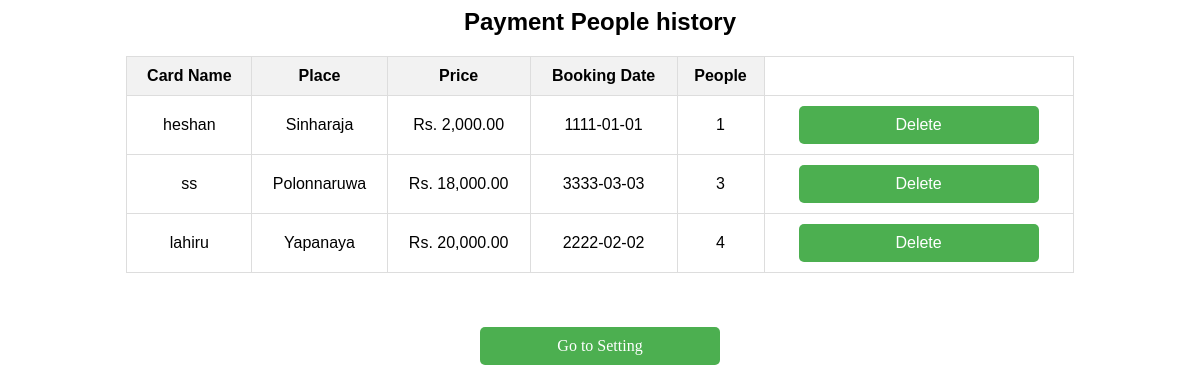
The page /code/bookpeople.php on the database its author committed.
### tables this page shows
CREATE TABLE `paydetails` (
  `id` int(50) NOT NULL,
  `cardname` varchar(50) NOT NULL,
  `cardnumber` int(50) NOT NULL,
  `expmonth` int(50) NOT NULL,
  `expyear` int(50) NOT NULL,
  `cvv` int(50) NOT NULL,
  `place` varchar(50) NOT NULL,
  `price` int(200) NOT NULL,
  `booking` date NOT NULL,
  `people` int(100) NOT NULL
);

### code/bookpeople.php (the view, shortened to what this page needs)
<html>
    <head>
</head>
<body>
<html>
    <head>
</head>
<body>
<?php
require 'connect.php';
echo "<center><h2 style='font-family:Sans-serif;'>Payment People history</h2></center>";
echo "<table class='data-table' style='margin: 0 auto; border-collapse: collapse; width: 80%;'>";
echo "<thead>";
echo "<tr>";
echo "<th>Card Name</th>";
echo "<th>Place</th>";
echo "<th>Price</th>";
echo "<th>Booking Date</th>";
echo "<th>People</th>";
echo "</tr>";
echo "</thead>";
echo "<tbody>";
$stmt = $conn->prepare("SELECT id, cardname, place, price, booking, people FROM paydetails");
$stmt->execute();
$result = $stmt->get_result();
if ($result->num_rows > 0) {
    while ($row = $result->fetch_assoc()) {
        echo "<tr>";
        echo "<td>" . $row['cardname'] . "</td>";
        echo "<td>" . $row['place'] . "</td>";
        echo "<td>Rs. " . number_format($row['price'], 2) . "</td>";
        echo "<td>" . $row['booking'] . "</td>";
        echo "<td>" . $row['people'] . "</td>";
        echo "<td><a href='?id=" . $row['id'] . "' class='beautiful-button'>Delete</a></td>";
        echo "</tr>";
    }
} else {
    echo "<tr><td colspan='5' class='no-data'>No payments found</td></tr>";
}
echo "</tbody>";
echo "</table>";
?><br><br><br>
<center>
<a class='beautiful-button' href='setting.html'>Go to Setting</a></center>
</body>
</html>

### code/bookpeople.php (style rules this page uses)
.beautiful-button { display: inline-block; width: 200px; padding: 10px 20px; background-color: #4CAF50; color: white; border: none; border-radius: 5px; text-align: center; text-decoration: none; font-size: 16px; cursor: pointer; transition: all 0.3s ease; }
.data-table { font-family: sans-serif; border: 1px solid #ddd; text-align: center; }
.data-table th, .data-table td { padding: 10px; border: 1px solid #ddd; }
.data-table th { background-color: #f2f2f2; font-weight: bold; }

### rows shown on the page
paydetails: cardname "heshan", place "Sinharaja", price "2,000.00", booking "1111-01-01", people "1"
paydetails: cardname "ss", place "Polonnaruwa", price "18,000.00", booking "3333-03-03", people "3"
paydetails: cardname "lahiru", place "Yapanaya", price "20,000.00", booking "2222-02-02", people "4"
